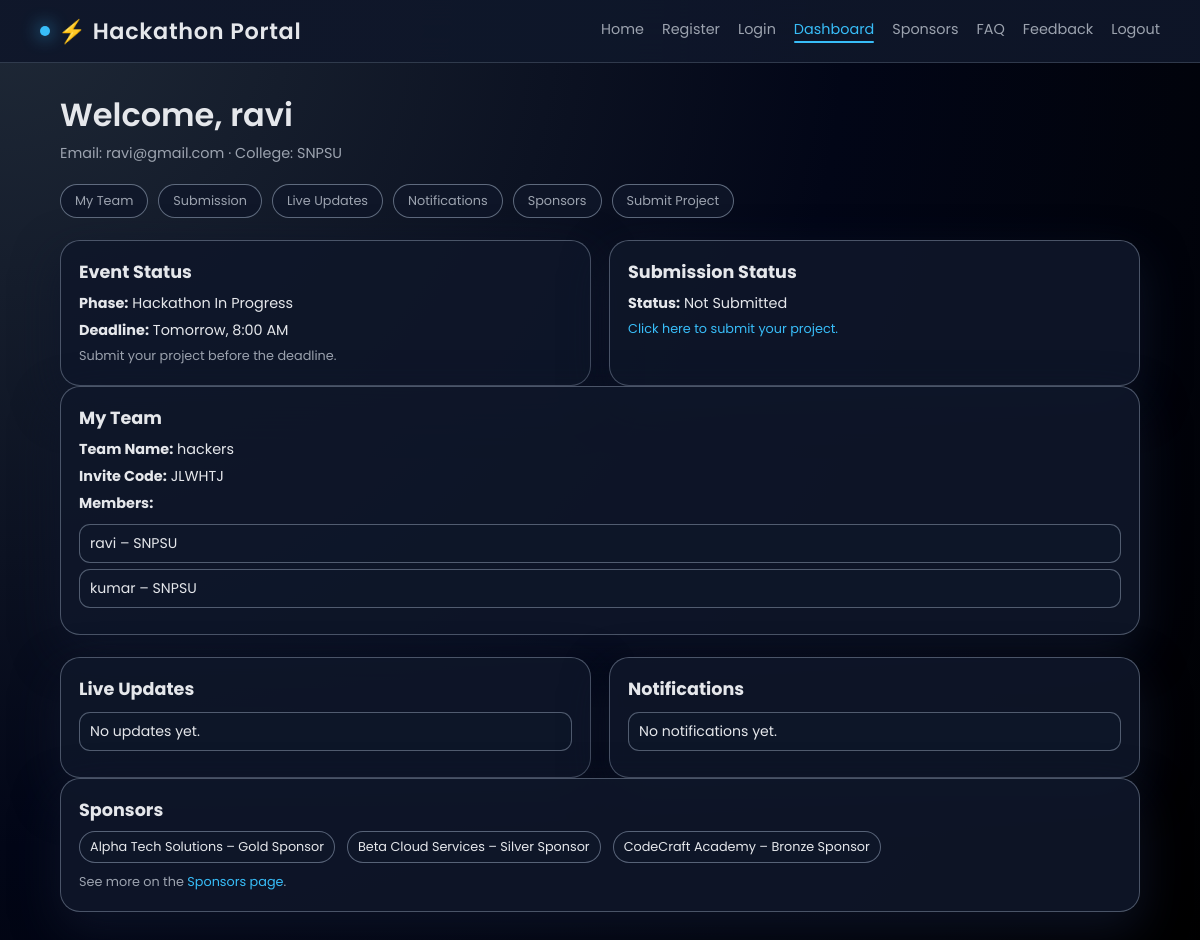
The page /dashboard (signed in) on the database its author committed.
### app.py (models this page shows)
class User(db.Model):
    id = db.Column(db.Integer, primary_key=True)
    name = db.Column(db.String(120), nullable=False)
    email = db.Column(db.String(120), unique=True, nullable=False)
    phone = db.Column(db.String(20), nullable=False)
    college = db.Column(db.String(120), nullable=False)
    password_hash = db.Column(db.String(255), nullable=False)
    team_id = db.Column(db.Integer, db.ForeignKey('team.id'))
    submissions = db.relationship('Submission', backref='user', lazy=True)
    feedbacks = db.relationship('Feedback', backref='user', lazy=True)

class Team(db.Model):
    id = db.Column(db.Integer, primary_key=True)
    team_name = db.Column(db.String(100), nullable=False)
    invite_code = db.Column(db.String(10), unique=True, nullable=False)
    created_by = db.Column(db.Integer, db.ForeignKey('user.id'))
    members = db.relationship(
        "User",
        backref="team",
        lazy=True,
        foreign_keys="User.team_id"
    )

class Sponsor(db.Model):
    id = db.Column(db.Integer, primary_key=True)
    name = db.Column(db.String(150), nullable=False)
    tier = db.Column(db.String(50), nullable=False)
    link = db.Column(db.String(255))

### app.py (the view)
@app.route("/dashboard")
def dashboard():
    user = get_user()
    if not user:
        flash("Login required.", "error")
        return redirect(url_for("login"))
    team = user.team
    team_members = User.query.filter_by(team_id=team.id).all() if team else []
    submission = Submission.query.filter_by(user_id=user.id).first()
    seed_sponsors()
    sponsors = Sponsor.query.all()
    live_updates = LiveUpdate.query.order_by(LiveUpdate.id.desc()).all()
    notifications = Notification.query.order_by(Notification.id.desc()).all()
    return render_template(
        "dashboard.html",
        user=user,
        team=team,
        team_members=team_members,
        submission=submission,
        sponsors=sponsors,
        live_updates=live_updates,
        notifications=notifications
    )

### app.py (called while the page is built)
def get_user():
    if "user_id" in session:
        return User.query.get(session["user_id"])
    return None

def seed_sponsors():
    if Sponsor.query.count() == 0:
        sponsors = [
            Sponsor(name="Alpha Tech Solutions", tier="Gold", link="https://example.com"),
            Sponsor(name="Beta Cloud Services", tier="Silver", link="https://example.com"),
            Sponsor(name="CodeCraft Academy", tier="Bronze", link="https://example.com"),
        ]
        db.session.add_all(sponsors)
        db.session.commit()

### templates/Dashboard.html (shortened to what this page needs)
<!DOCTYPE html>
<html lang="en">
<head>
  <link rel="stylesheet" href="{{ url_for('static', filename='styles.css') }}">
</head>
<body>
<header class="topbar">
  <div class="logo">⚡ Hackathon Portal</div>
  <nav class="nav-links">
    <a href="{{ url_for('home') }}">Home</a>
    <a href="{{ url_for('register') }}">Register</a>
    <a href="{{ url_for('login') }}">Login</a>
    <a href="{{ url_for('dashboard') }}" class="active">Dashboard</a>
    <a href="{{ url_for('sponsors_page') }}">Sponsors</a>
    <a href="{{ url_for('faq') }}">FAQ</a>
    <a href="{{ url_for('feedback') }}">Feedback</a>
    <a href="{{ url_for('logout') }}">Logout</a>
  </nav>
</header>
<div class="dashboard-wrapper">
  <h1 class="dashboard-title">Welcome, {{ user.name }}</h1>
  <p class="dashboard-subtitle">Email: {{ user.email }} · College: {{ user.college }}</p>
  <div class="dash-nav">
    <a href="#my-team" class="dash-nav-btn">My Team</a>
    <a href="#submission-status" class="dash-nav-btn">Submission</a>
    <a href="#live-updates" class="dash-nav-btn">Live Updates</a>
    <a href="#notifications" class="dash-nav-btn">Notifications</a>
    <a href="#sponsors" class="dash-nav-btn">Sponsors</a>
    <a href="{{ url_for('submit') }}" class="dash-nav-btn">Submit Project</a>
  </div>
  <div class="dash-grid-top">
    <section class="card dash-card">
      <h2>Event Status</h2>
      <p class="status-line"><strong>Phase:</strong> Hackathon In Progress</p>
      <p class="status-line"><strong>Deadline:</strong> Tomorrow, 8:00 AM</p>
      <p class="status-note">Submit your project before the deadline.</p>
    </section>
    <section class="card dash-card" id="submission-status">
      <h2>Submission Status</h2>
      {% if submission %}
        <p class="status-line"><strong>Title:</strong> {{ submission.title }}</p>
        <p class="status-line"><strong>GitHub:</strong> <a href="{{ submission.github }}" target="_blank">Open</a></p>
        <p class="status-line"><strong>Demo Video:</strong> <a href="{{ submission.video }}" target="_blank">Watch</a></p>
        <p class="status-note">You can update your submission anytime before the deadline.</p>
      {% else %}
        <p class="status-line"><strong>Status:</strong> Not Submitted</p>
        <p class="status-note"><a href="{{ url_for('submit') }}">Click here to submit your project.</a></p>
      {% endif %}
    </section>
  </div>
  <section class="card dash-card" id="my-team">
    <h2>My Team</h2>
    <p class="status-line"><strong>Team Name:</strong> {{ team.team_name if team else 'Not set' }}</p>
    <p class="status-line"><strong>Invite Code:</strong> {{ team.invite_code if team else 'Not set' }}</p>
    <p class="status-line"><strong>Members:</strong></p>
    <ul class="list-box">
      {% for member in team_members %}
        <li>{{ member.name }} – {{ member.college }}</li>
      {% endfor %}
    </ul>
  </section>
  <div class="dash-grid-mid">
    <section class="card dash-card" id="live-updates">
      <h2>Live Updates</h2>
      <ul class="list-box">
        {% if live_updates %}
          {% for u in live_updates %}
            <li>{{ u.text }}</li>
          {% endfor %}
        {% else %}
          <li>No updates yet.</li>
        {% endif %}
      </ul>
    </section>
    <section class="card dash-card" id="notifications">
      <h2>Notifications</h2>
      <ul class="list-box">
        {% if notifications %}
          {% for n in notifications %}
            <li>{{ n.text }}</li>
          {% endfor %}
        {% else %}
          <li>No notifications yet.</li>
        {% endif %}
      </ul>
    </section>
  </div>
  <section class="card dash-card" id="sponsors">
    <h2>Sponsors</h2>
    <div class="sponsor-flex">
      {% for sp in sponsors %}
        <div class="sponsor-chip">{{ sp.name }} – {{ sp.tier }} Sponsor</div>
      {% endfor %}
    </div>
    <p class="status-note" style="margin-top:10px;">
      See more on the <a href="{{ url_for('sponsors_page') }}">Sponsors page</a>.
    </p>
  </section>
</div>
</body>
</html>

### static/styles.css (style rules this page uses)
:root { --bg-gradient: radial-gradient(circle at top left, #1f2937, #020617 55%, #000000); --card-bg: rgba(15, 23, 42, 0.9); --accent: #38bdf8; --accent-soft: rgba(56, 189, 248, 0.25); --accent-strong: #0ea5e9; --text-main: #e5e7eb; --text-muted: #9ca3af; --danger: #f97373; --success: #22c55e; --shadow-soft: 0 18px 45px rgba(15, 23, 42, 0.8); --radius-xl: 18px; --transition-fast: 0.2s ease; --transition-med: 0.35s ease; }
* { margin: 0; padding: 0; box-sizing: border-box; font-family: "Poppins", system-ui, -apple-system, BlinkMacSystemFont, sans-serif; }
body { min-height: 100vh; background: var(--bg-gradient); color: var(--text-main); -webkit-font-smoothing: antialiased; }
html { scroll-behavior: smooth; }
a { color: inherit; text-decoration: none; }
.dashboard-wrapper, .form-container, .hero, .features { animation: fadeInUp 0.6s ease-out; }
.topbar { position: sticky; top: 0; z-index: 30; width: 100%; background: linear-gradient(to right, rgba(15,23,42,0.96), rgba(15,23,42,0.9)); backdrop-filter: blur(16px); border-bottom: 1px solid rgba(148, 163, 184, 0.25); padding: 14px 40px; display: flex; align-items: center; justify-content: space-between; }
.logo { font-size: 1.4rem; font-weight: 600; letter-spacing: 0.03em; display: flex; align-items: center; gap: 8px; }
.logo::before { content: ""; width: 10px; height: 10px; border-radius: 999px; background: var(--accent); box-shadow: 0 0 18px var(--accent); }
.nav-links { display: flex; align-items: center; gap: 18px; flex-wrap: wrap; }
.nav-links a { position: relative; font-size: 0.9rem; color: var(--text-muted); padding-bottom: 3px; transition: color var(--transition-fast); }
.nav-links a::after { content: ""; position: absolute; left: 0; bottom: 0; width: 0%; height: 2px; border-radius: 999px; background: var(--accent); transition: width var(--transition-med); }
.nav-links a:hover::after, .nav-links a.active::after { width: 100%; }
.nav-links a.active { color: var(--accent); }
.dashboard-wrapper { width: 90%; max-width: 1150px; margin: 28px auto 50px; }
.dashboard-title { font-size: 2rem; font-weight: 600; }
.dashboard-subtitle { font-size: 0.9rem; margin-top: 4px; color: var(--text-muted); }
.dash-nav { margin: 20px 0 10px; display: flex; flex-wrap: wrap; gap: 10px; }
.dash-nav-btn { padding: 7px 14px; border-radius: 999px; font-size: 0.8rem; background: rgba(15, 23, 42, 0.8); border: 1px solid rgba(148, 163, 184, 0.6); color: var(--text-muted); text-decoration: none; cursor: pointer; transition: background var(--transition-fast), border-color var(--transition-fast), transform var(--transition-fast), box-shadow var(--transition-fast), color var(--transition-fast); }
.dash-grid-top, .dash-grid-mid { display: grid; grid-template-columns: repeat(auto-fit, minmax(260px, 1fr)); gap: 18px; margin-top: 22px; }
.card, .dash-card { background: var(--card-bg); border-radius: 20px; padding: 18px 18px 20px; border: 1px solid rgba(148, 163, 184, 0.45); box-shadow: var(--shadow-soft); position: relative; overflow: hidden; transition: transform var(--transition-med), box-shadow var(--transition-med), border-color var(--transition-med), background var(--transition-med); }
.card::before, .dash-card::before { content: ""; position: absolute; inset: 0; background: radial-gradient(circle at top left, rgba(56,189,248,0.12), transparent 55%); opacity: 0; transition: opacity var(--transition-med); pointer-events: none; }
.card h2, .dash-card h2 { font-size: 1.1rem; margin-bottom: 8px; }
.status-line { font-size: 0.9rem; margin: 6px 0; }
.status-note { font-size: 0.8rem; color: var(--text-muted); margin-top: 6px; }
.status-note a { color: var(--accent); }
.list-box { list-style: none; margin-top: 10px; }
.list-box li { font-size: 0.88rem; background: rgba(15, 23, 42, 0.85); border-radius: 11px; padding: 8px 10px; border: 1px solid rgba(148, 163, 184, 0.5); margin-bottom: 6px; }
.sponsor-flex { display: flex; flex-wrap: wrap; gap: 12px; }
.sponsor-chip { padding: 6px 10px; border-radius: 999px; font-size: 0.8rem; background: rgba(15, 23, 42, 0.9); border: 1px solid rgba(148, 163, 184, 0.55); }

### rows shown on the page
User: name "ravi", email "ravi@gmail.com", college "SNPSU"
Team: team_name "hackers", invite_code "JLWHTJ"
User: name "kumar", college "SNPSU"
Sponsor: name "Alpha Tech Solutions", tier "Gold"
Sponsor: name "Beta Cloud Services", tier "Silver"
Sponsor: name "CodeCraft Academy", tier "Bronze"
